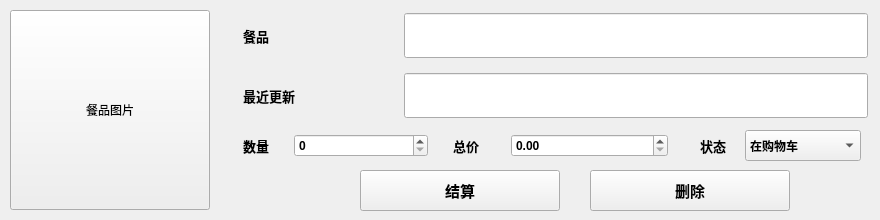
<?xml version="1.0" encoding="UTF-8"?>
<ui version="4.0">
    <class>OrderForm</class>
    <widget class="QWidget" name="OrderForm">
        <property name="geometry">
            <rect>
                <x>0</x>
                <y>0</y>
                <width>880</width>
                <height>220</height>
            </rect>
        </property>
        <property name="minimumSize">
            <size>
                <width>600</width>
                <height>220</height>
            </size>
        </property>
        <property name="windowTitle">
            <string>Form</string>
        </property>
        <widget class="QToolButton" name="photo">
            <property name="geometry">
                <rect>
                    <x>10</x>
                    <y>10</y>
                    <width>200</width>
                    <height>200</height>
                </rect>
            </property>
            <property name="minimumSize">
                <size>
                    <width>200</width>
                    <height>200</height>
                </size>
            </property>
            <property name="maximumSize">
                <size>
                    <width>200</width>
                    <height>200</height>
                </size>
            </property>
            <property name="text">
                <string>餐品图片</string>
            </property>
            <property name="iconSize">
                <size>
                    <width>200</width>
                    <height>200</height>
                </size>
            </property>
        </widget>
        <widget class="QWidget" name="layoutWidget_2">
            <property name="geometry">
                <rect>
                    <x>450</x>
                    <y>120</y>
                    <width>221</width>
                    <height>51</height>
                </rect>
            </property>
            <layout class="QHBoxLayout" name="horizontalLayout_5" stretch="1,3">
                <property name="leftMargin">
                    <number>3</number>
                </property>
                <property name="topMargin">
                    <number>3</number>
                </property>
                <property name="rightMargin">
                    <number>3</number>
                </property>
                <property name="bottomMargin">
                    <number>3</number>
                </property>
                <item>
                    <widget class="QLabel" name="label_5">
                        <property name="font">
                            <font>
                                <family>Arial</family>
                                <pointsize>10</pointsize>
                                <weight>75</weight>
                                <bold>true</bold>
                            </font>
                        </property>
                        <property name="text">
                            <string>总价</string>
                        </property>
                    </widget>
                </item>
                <item>
                    <widget class="QDoubleSpinBox" name="opay">
                        <property name="font">
                            <font>
                                <family>Arial</family>
                                <weight>75</weight>
                                <bold>true</bold>
                            </font>
                        </property>
                        <property name="maximum">
                            <double>1000000.000000000000000</double>
                        </property>
                    </widget>
                </item>
            </layout>
        </widget>
        <widget class="QWidget" name="layoutWidget_3">
            <property name="geometry">
                <rect>
                    <x>240</x>
                    <y>70</y>
                    <width>631</width>
                    <height>51</height>
                </rect>
            </property>
            <layout class="QHBoxLayout" name="horizontalLayout_3" stretch="1,3">
                <property name="leftMargin">
                    <number>3</number>
                </property>
                <property name="topMargin">
                    <number>3</number>
                </property>
                <property name="rightMargin">
                    <number>3</number>
                </property>
                <property name="bottomMargin">
                    <number>3</number>
                </property>
                <item>
                    <widget class="QLabel" name="label_3">
                        <property name="font">
                            <font>
                                <family>Arial</family>
                                <pointsize>10</pointsize>
                                <weight>75</weight>
                                <bold>true</bold>
                            </font>
                        </property>
                        <property name="text">
                            <string>最近更新</string>
                        </property>
                    </widget>
                </item>
                <item>
                    <widget class="QLineEdit" name="update">
                        <property name="sizePolicy">
                            <sizepolicy hsizetype="Preferred" vsizetype="Preferred">
                                <horstretch>0</horstretch>
                                <verstretch>0</verstretch>
                            </sizepolicy>
                        </property>
                        <property name="font">
                            <font>
                                <family>Arial</family>
                                <pointsize>12</pointsize>
                                <weight>50</weight>
                                <bold>false</bold>
                            </font>
                        </property>
                        <property name="text">
                            <string/>
                        </property>
                    </widget>
                </item>
            </layout>
        </widget>
        <widget class="QToolButton" name="btn1">
            <property name="geometry">
                <rect>
                    <x>360</x>
                    <y>170</y>
                    <width>200</width>
                    <height>41</height>
                </rect>
            </property>
            <property name="font">
                <font>
                    <family>Arial</family>
                    <pointsize>11</pointsize>
                    <weight>75</weight>
                    <bold>true</bold>
                </font>
            </property>
            <property name="text">
                <string>结算</string>
            </property>
        </widget>
        <widget class="QWidget" name="layoutWidget_5">
            <property name="geometry">
                <rect>
                    <x>240</x>
                    <y>10</y>
                    <width>631</width>
                    <height>51</height>
                </rect>
            </property>
            <layout class="QHBoxLayout" name="horizontalLayout_2" stretch="1,3">
                <property name="leftMargin">
                    <number>3</number>
                </property>
                <property name="topMargin">
                    <number>3</number>
                </property>
                <property name="rightMargin">
                    <number>3</number>
                </property>
                <property name="bottomMargin">
                    <number>3</number>
                </property>
                <item>
                    <widget class="QLabel" name="label_2">
                        <property name="font">
                            <font>
                                <family>Arial</family>
                                <pointsize>10</pointsize>
                                <weight>75</weight>
                                <bold>true</bold>
                            </font>
                        </property>
                        <property name="text">
                            <string>餐品</string>
                        </property>
                    </widget>
                </item>
                <item>
                    <widget class="QLineEdit" name="pname">
                        <property name="sizePolicy">
                            <sizepolicy hsizetype="Preferred" vsizetype="Preferred">
                                <horstretch>0</horstretch>
                                <verstretch>0</verstretch>
                            </sizepolicy>
                        </property>
                        <property name="font">
                            <font>
                                <family>Arial</family>
                                <pointsize>12</pointsize>
                                <weight>50</weight>
                                <bold>false</bold>
                            </font>
                        </property>
                        <property name="text">
                            <string/>
                        </property>
                    </widget>
                </item>
            </layout>
        </widget>
        <widget class="QWidget" name="layoutWidget_4">
            <property name="geometry">
                <rect>
                    <x>240</x>
                    <y>120</y>
                    <width>191</width>
                    <height>51</height>
                </rect>
            </property>
            <layout class="QHBoxLayout" name="horizontalLayout_6" stretch="1,3">
                <property name="leftMargin">
                    <number>3</number>
                </property>
                <property name="topMargin">
                    <number>3</number>
                </property>
                <property name="rightMargin">
                    <number>3</number>
                </property>
                <property name="bottomMargin">
                    <number>3</number>
                </property>
                <item>
                    <widget class="QLabel" name="label_6">
                        <property name="font">
                            <font>
                                <family>Arial</family>
                                <pointsize>10</pointsize>
                                <weight>75</weight>
                                <bold>true</bold>
                            </font>
                        </property>
                        <property name="text">
                            <string>数量</string>
                        </property>
                    </widget>
                </item>
                <item>
                    <widget class="QSpinBox" name="onum">
                        <property name="font">
                            <font>
                                <family>Arial</family>
                                <weight>75</weight>
                                <bold>true</bold>
                            </font>
                        </property>
                        <property name="maximum">
                            <number>100</number>
                        </property>
                    </widget>
                </item>
            </layout>
        </widget>
        <widget class="QWidget" name="layoutWidget_6">
            <property name="geometry">
                <rect>
                    <x>690</x>
                    <y>120</y>
                    <width>181</width>
                    <height>51</height>
                </rect>
            </property>
            <layout class="QHBoxLayout" name="horizontalLayout_4" stretch="1,3">
                <property name="leftMargin">
                    <number>10</number>
                </property>
                <property name="topMargin">
                    <number>10</number>
                </property>
                <property name="rightMargin">
                    <number>10</number>
                </property>
                <property name="bottomMargin">
                    <number>10</number>
                </property>
                <item>
                    <widget class="QLabel" name="label_4">
                        <property name="font">
                            <font>
                                <family>Arial</family>
                                <pointsize>10</pointsize>
                                <weight>75</weight>
                                <bold>true</bold>
                            </font>
                        </property>
                        <property name="text">
                            <string>状态</string>
                        </property>
                    </widget>
                </item>
                <item>
                    <widget class="QComboBox" name="ostate">
                        <property name="sizePolicy">
                            <sizepolicy hsizetype="Preferred" vsizetype="Preferred">
                                <horstretch>0</horstretch>
                                <verstretch>0</verstretch>
                            </sizepolicy>
                        </property>
                        <property name="font">
                            <font>
                                <family>Arial</family>
                                <weight>75</weight>
                                <bold>true</bold>
                            </font>
                        </property>
                        <item>
                            <property name="text">
                                <string>在购物车</string>
                            </property>
                        </item>
                        <item>
                            <property name="text">
                                <string>已提交</string>
                            </property>
                        </item>
                        <item>
                            <property name="text">
                                <string>已完成</string>
                            </property>
                        </item>
                        <item>
                            <property name="text">
                                <string>商家拒收</string>
                            </property>
                        </item>
                        <item>
                            <property name="text">
                                <string>用户删除</string>
                            </property>
                        </item>
                    </widget>
                </item>
            </layout>
        </widget>
        <widget class="QToolButton" name="btn2">
            <property name="geometry">
                <rect>
                    <x>590</x>
                    <y>170</y>
                    <width>200</width>
                    <height>41</height>
                </rect>
            </property>
            <property name="font">
                <font>
                    <family>Arial</family>
                    <pointsize>11</pointsize>
                    <weight>75</weight>
                    <bold>true</bold>
                </font>
            </property>
            <property name="text">
                <string>删除</string>
            </property>
        </widget>
    </widget>
    <resources/>
    <connections/>
</ui>
